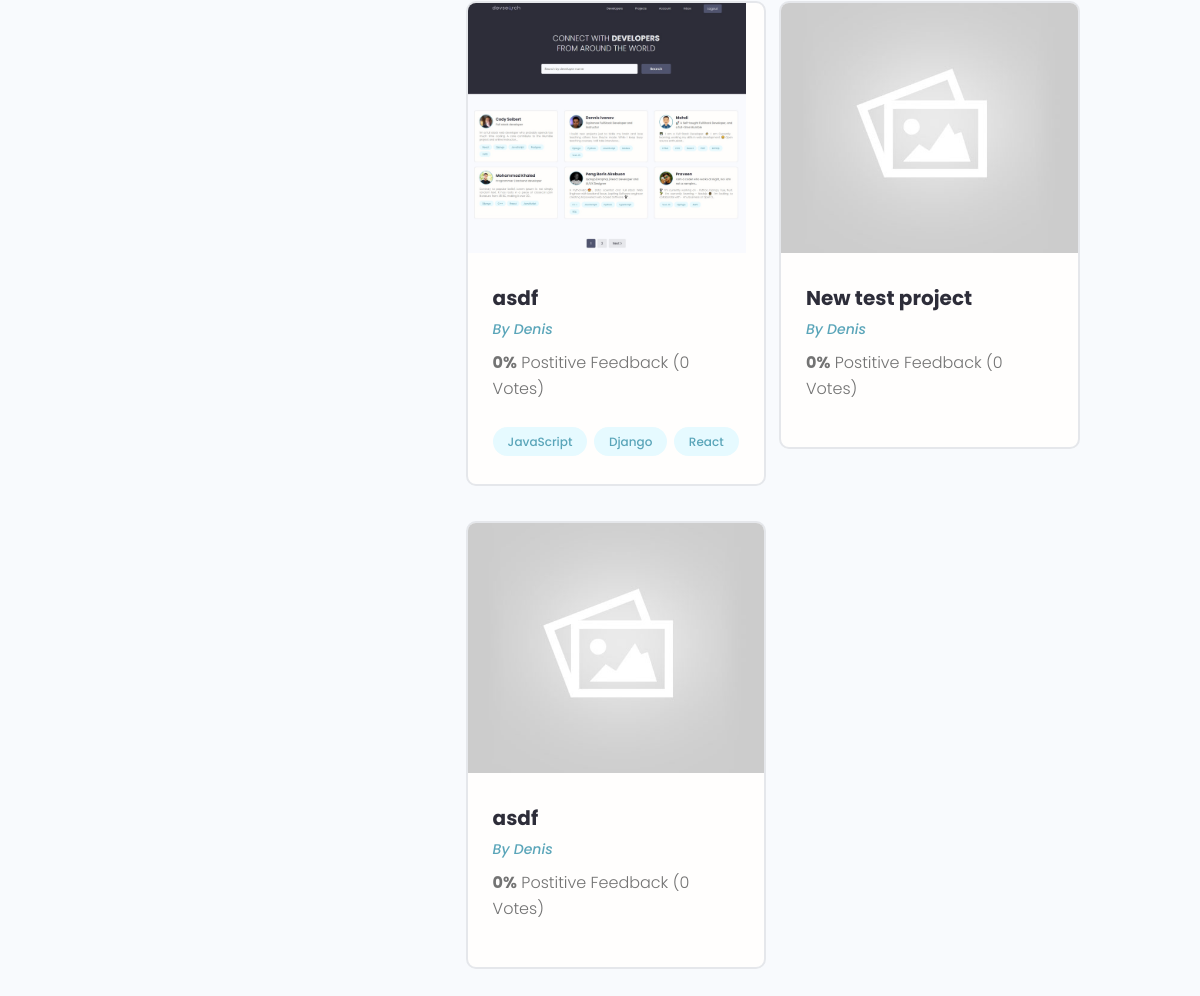
The page /profile/505ccbe7-b6e6-4c05-91aa-02fc448c6a94/ (lower part) on the database as committed earlier.
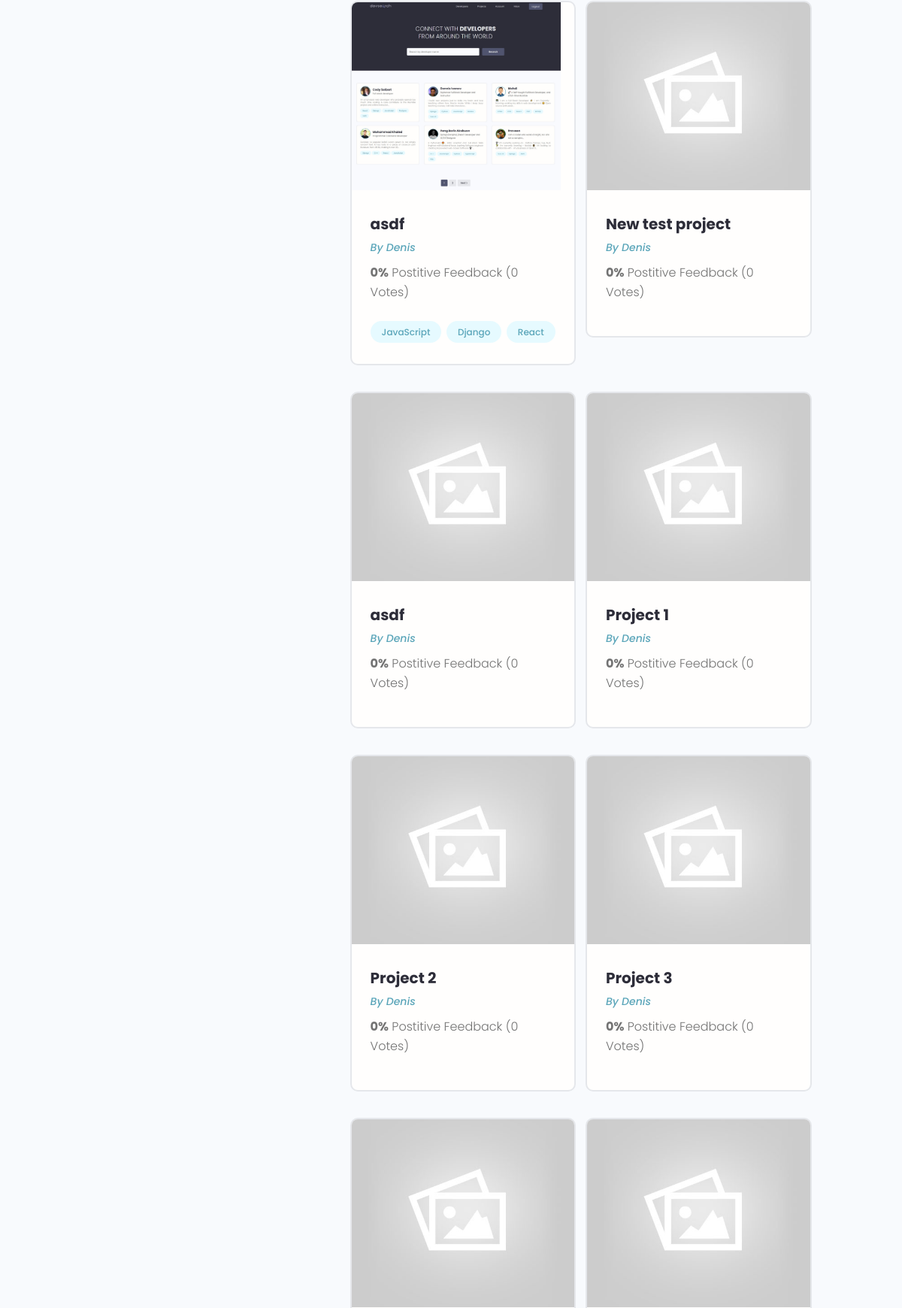
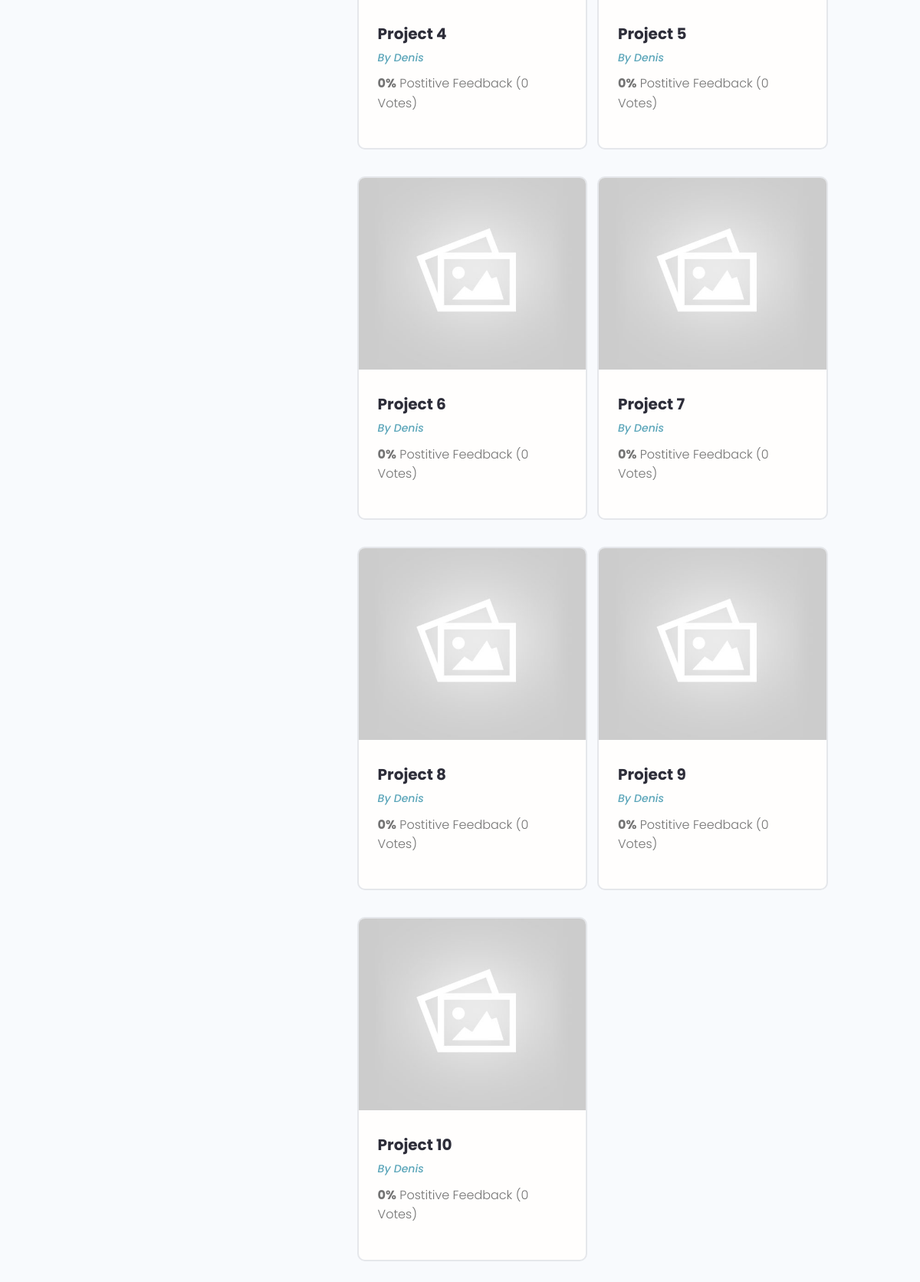
The same page on the database as committed later (2 pictures, top to bottom).
### projects/models.py (models this page shows, shortened)
class Project(models.Model):
    owner = models.ForeignKey(Profile, null=True, blank=True, on_delete=models.SET_NULL)
    title = models.CharField(max_length=200)
    description = models.TextField(null=True, blank=True)
    featured_image = models.ImageField(null=True, blank=True, default="default.jpg")
    demo_link = models.CharField(max_length=2000, null=True, blank=True)
    source_link = models.CharField(max_length=2000, null=True, blank=True)
    tags = models.ManyToManyField('Tag', blank=True)
    vote_total = models.IntegerField(default=0, null=True, blank=True)
    vote_ratio = models.IntegerField(default=0, null=True, blank=True)
    created = models.DateTimeField(auto_now_add=True)
    id = models.UUIDField(default=uuid.uuid4, unique=True, primary_key=True, editable=False)
    class Meta:
        ordering = ['created']

class Tag(models.Model):
    name = models.CharField(max_length=200)
    created = models.DateTimeField(auto_now_add=True)
    id = models.UUIDField(default=uuid.uuid4, unique=True, primary_key=True, editable=False)
    def __str__(self):
        return self.name

### users/models.py (models this page shows, shortened)
class Profile(models.Model):
    user = models.OneToOneField(User, on_delete=models.CASCADE, null=True, blank=True)
    name = models.CharField(max_length=200, blank=True, null=True)
    email = models.EmailField(max_length=500, blank=True, null=True)
    username = models.CharField(max_length=200, blank=True, null=True)
    location = models.CharField(max_length=200, blank=True, null=True)
    short_intro = models.CharField(max_length=200, blank=True, null=True)
    bio = models.TextField(blank=True, null=True)
    profile_image = models.ImageField(null=True, blank=True, upload_to='profiles/', default="profiles/user-default.png")
    social_github = models.CharField(max_length=200, blank=True, null=True)
    social_twitter = models.CharField(max_length=200, blank=True, null=True)
    social_linkedin = models.CharField(max_length=200, blank=True, null=True)
    social_youtube = models.CharField(max_length=200, blank=True, null=True)
    social_website = models.CharField(max_length=200, blank=True, null=True)
    created = models.DateTimeField(auto_now_add=True)
    id = models.UUIDField(default=uuid.uuid4, unique=True, primary_key=True, editable=False)

### users/views.py (the view)
# urls.py: path('profile/<str:pk>/', views.userProfile, name="user-profile"),
def userProfile(request, pk):
    profile = Profile.objects.get(id=pk)
    topSkills = profile.skill_set.exclude(description__exact="")
    otherSkills = profile.skill_set.filter(description="")
    context = {'profile': profile, 'topSkills': topSkills, 'otherSkills': otherSkills}
    return render(request, 'users/user-profile.html', context)

### users/models.py (called while the page is built)
    def __str__(self):
        return str(self.name)

### users/templates/users/user-profile.html (shortened to what this page needs)
{% extends 'main.html' %}
{% block content %}
<main class="profile my-md">
    <div class="container">
        <div class="layout">
            <div class="column column--1of3">
            </div>
            <div class="column column--2of3">
                <div class="devInfo">
                    <div class="grid grid--two">
                        {% for project in profile.project_set.all %}
                        <div class="column">
                            <div class="card project">
                                <a href="{% url 'project' project.id %}" class="project">
                                    <img class="project__thumbnail" src="{{project.featured_image.url}}"
                                        alt="project thumbnail" />
                                    <div class="card__body">
                                        <h3 class="project__title">{{project.title}}</h3>
                                        <p><a class="project__author"
                                                href="{% url 'user-profile' project.owner.id %}">By
                                                {{project.owner.name}}</a>
                                        </p>
                                        <p class="project--rating">
                                            <span style="font-weight: bold;">{{project.vote_ratio}}%</span> Postitive
                                            Feedback ({{project.vote_total}} Vote{{project.vote_total|pluralize:"s"}})
                                        </p>
                                        <div class="project__tags">
                                            {% for tag in project.tags.all %}
                                            <span class="tag tag--pill tag--main">
                                                <small>{{tag}}</small>
                                            </span>
                                            {% endfor %}
                                        </div>
                                    </div>
                                </a>
                            </div>
                        </div>
                        {% endfor %}
                    </div>
                </div>
            </div>
        </div>
    </div>
</main>
{% endblock content %}

### templates/main.html (shortened to what this page needs)
<!DOCTYPE html>
{% load static %}
<html>
<head>
    <link rel="stylesheet" href="https://cdn.iconmonstr.com/1.3.0/css/iconmonstr-iconic-font.min.css" />
    <link rel="stylesheet" href="{% static 'uikit/styles/uikit.css' %}" />
    <link rel="stylesheet" href="{% static 'styles/app.css' %}" />
</head>
<body>
    {% block content %}
    {% endblock content %}
</body>
</html>

### templates/navbar.html (shortened to what this page needs)
{% load static %}

### static/styles/app.css (style rules this page uses)
:root { --color-sub: #2d2d39; }
.card { border: 2px solid var(--color-light); }
img { width: 100%; }
.devInfo { margin-bottom: 3rem; }
.project__author { font-size: 1.4rem; font-style: italic; }
.project--rating { margin-bottom: 1.6em; margin-top: .5em; }
.project__thumbnail { height: 25rem; object-fit: cover; object-position: top center; }
.project__title { font-size: 2rem; font-weight: 700; color: var(--color-sub); }

### static/uikit/styles/modules/_variables.css (style rules this page uses)
:root { --color-main: #5aa5b9; --color-main-light: #e6faff; --color-sub: #3f4156; --color-sub-light: #51546e; --color-sub-lighter: #ededfd; --color-text: #737373; --color-gray: #8b8b8b; --color-light: #e5e7eb; --color-light-gray: #767676; --color-bg: #f8fafd; --color-white: #fffefd; --color-white-light: #f3f3f3; --color-success: #359e64; --color-success-bg: #def8e8; --color-error: #fc4b0b; --color-error-bg: #fff2ee; --font-base: 'Poppins', arial, helvetica, 'Segoe UI', roboto, ubuntu, sans-serif; --font-monospace: 'Fira Code', 'Courier New', courier, monospace; --font-regular: 300; --font-medium: 500; --font-bold: 700; --generic-shadow: 1px 1px 5px #00000010; --generic-transition: all 0.3s ease-in-out; }

### static/uikit/styles/modules/_base.css (style rules this page uses)
* { margin: 0; padding: 0; box-sizing: border-box; text-rendering: optimizeLegibility; color: inherit; font-size: inherit; }
html { font-size: 50%; }
@media only screen and (min-width: 480px) { html { font-size: 56.25%; } }
@media only screen and (min-width: 1200px) { html { font-size: 62.5%; } }
body { line-height: 1.6; font-weight: 400; font-size: 1.5rem; color: var(--color-text); background-color: var(--color-bg); min-height: 100vh; }

### static/uikit/styles/modules/_typography.css (style rules this page uses)
* { font-family: var(--font-base); }
h3 { font-size: 3.2rem; font-weight: var(--font-medium); }
p, span, strong { font-size: 1.6rem; color: var(--color-text); font-weight: var(--font-regular); }
a { padding-bottom: 2px; text-decoration: none; display: inline-block; color: var(--color-main); font-weight: var(--font-medium); }

### static/uikit/styles/modules/_utilities.css (style rules this page uses)
.container { width: 92%; max-width: 165rem; margin: 0 auto; box-sizing: border-box; }
@media screen and (min-width: 1000px) { .container { width: 90%; } }
@media screen and (min-width: 1200px) { .container { width: 80%; } }
.my-md { margin: 3rem auto; }

### static/uikit/styles/modules/_card.css (style rules this page uses)
.card { border-radius: 1rem; background-color: var(--color-white); border: 1.5px solid var(--color-light); width: auto; height: auto; margin-top: 0.5rem; margin-bottom: 0.5rem; overflow: hidden; }
.card__body, .card__header { padding: 2rem 2.5rem; }

### static/uikit/styles/modules/_tag.css (style rules this page uses)
.tag { display: inline-flex; align-items: center; background-color: var(--color-sub); height: -webkit-fit-content; height: -moz-fit-content; height: fit-content; width: -webkit-fit-content; width: -moz-fit-content; width: fit-content; border-radius: 0.5rem; padding: 0.5rem 1.5rem; font-size: 1.2rem; cursor: pointer; }
.tag:not(:last-child) { margin-right: 0.25rem; margin-bottom: 0.75rem; }
.tag > small { color: var(--color-white); }
.tag--pill { border-radius: 5rem; }
.tag--main, .tag--main > small { background: var(--color-main-light); color: var(--color-main); font-weight: 500; }

### static/uikit/styles/modules/_grid.css (style rules this page uses)
.grid { display: flex; flex-wrap: wrap; justify-content: flex-start; align-items: stretch; }
.grid > .column { min-width: 28rem; margin-bottom: 2.5rem; }
.grid--two > .column { flex-basis: 100%; }
@media screen and (min-width: 800px) { .grid--two { margin-right: -2%; } }
@media screen and (min-width: 800px) { .grid--two > .column { margin-right: 2%; } }
@media screen and (min-width: 800px) { .grid--two > .column { flex-basis: 48%; } }

### static/uikit/styles/modules/_layout.css (style rules this page uses)
.layout { display: flex; flex-flow: row wrap; justify-content: space-between; }
.layout > .column { margin-bottom: 3rem; }
.layout > .column.column--1of3 { flex-basis: 30%; }
.layout > .column.column--2of3 { flex-basis: 64%; }

Rows that differ between the two databases and show on the page:
added Project: featured_image (placeholder picture), title "Project 1", owner.name "Denis", vote_ratio "0", vote_total "0"
added Project: featured_image (placeholder picture), title "Project 2", owner.name "Denis", vote_ratio "0", vote_total "0"
added Project: featured_image (placeholder picture), title "Project 3", owner.name "Denis", vote_ratio "0", vote_total "0"
added Project: featured_image (placeholder picture), title "Project 4", owner.name "Denis", vote_ratio "0", vote_total "0"
added Project: featured_image (placeholder picture), title "Project 5", owner.name "Denis", vote_ratio "0", vote_total "0"
added Project: featured_image (placeholder picture), title "Project 6", owner.name "Denis", vote_ratio "0", vote_total "0"
added Project: featured_image (placeholder picture), title "Project 7", owner.name "Denis", vote_ratio "0", vote_total "0"
added Project: featured_image (placeholder picture), title "Project 8", owner.name "Denis", vote_ratio "0", vote_total "0"
added Project: featured_image (placeholder picture), title "Project 9", owner.name "Denis", vote_ratio "0", vote_total "0"
added Project: featured_image (placeholder picture), title "Project 10", owner.name "Denis", vote_ratio "0", vote_total "0"
